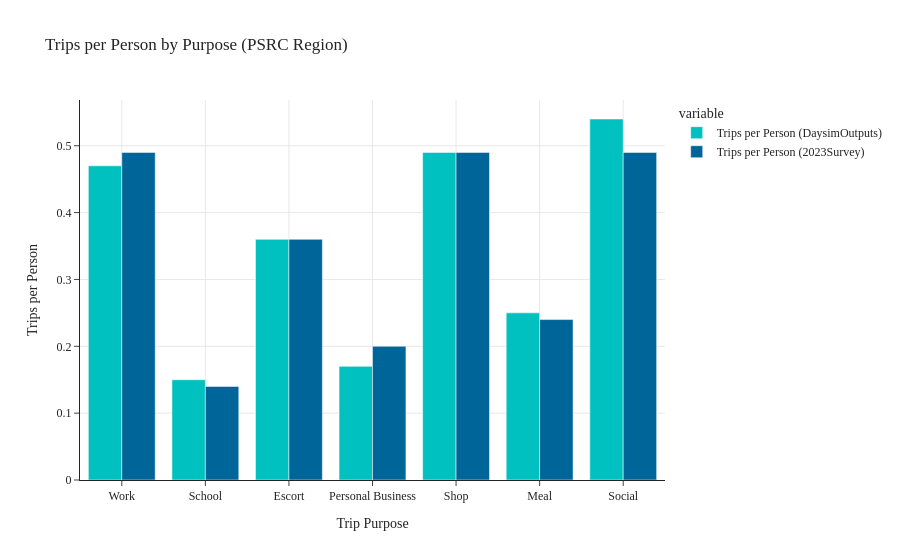

Notebook code cell kept with this figure:
### Code cell
trips_per_ps_by_purp(data1=data_daysim, data2=data_survey, tag='PSRC Region')

### Figure 1 — Plotly figure (JSON) as saved in the notebook; plotly's stock layout.template omitted (floating-point values rounded to 4 significant figures)
{"data": [{"alignmentgroup": "True", "hovertemplate": "variable=Trips per Person (DaysimOutputs)<br>Trip Purpose=%{x}<br>value=%{y}<extra></extra>", "legendgroup": "Trips per Person (DaysimOutputs)", "marker": {"color": "#00C0C0", "pattern": {"shape": ""}}, "name": "Trips per Person (DaysimOutputs)", "offsetgroup": "Trips per Person (DaysimOutputs)", "orientation": "v", "showlegend": true, "textposition": "auto", "type": "bar", "x": ["Work", "School", "Escort", "Personal Business", "Shop", "Meal", "Social"], "xaxis": "x", "y": [0.47, 0.15, 0.36, 0.17, 0.49, 0.25, 0.54], "yaxis": "y"}, {"alignmentgroup": "True", "hovertemplate": "variable=Trips per Person (2023Survey)<br>Trip Purpose=%{x}<br>value=%{y}<extra></extra>", "legendgroup": "Trips per Person (2023Survey)", "marker": {"color": "#006598", "pattern": {"shape": ""}}, "name": "Trips per Person (2023Survey)", "offsetgroup": "Trips per Person (2023Survey)", "orientation": "v", "showlegend": true, "textposition": "auto", "type": "bar", "x": ["Work", "School", "Escort", "Personal Business", "Shop", "Meal", "Social"], "xaxis": "x", "y": [0.49, 0.14, 0.36, 0.2, 0.49, 0.24, 0.49], "yaxis": "y"}], "layout": {"barmode": "group", "legend": {"title": {"text": "variable"}, "tracegroupgap": 0}, "title": {"text": "Trips per Person by Purpose (PSRC Region)"}, "xaxis": {"anchor": "y", "domain": [0.0, 1.0], "showgrid": true, "title": {"text": "Trip Purpose"}}, "yaxis": {"anchor": "x", "domain": [0.0, 1.0], "showgrid": true, "title": {"text": "Trips per Person"}}}}
